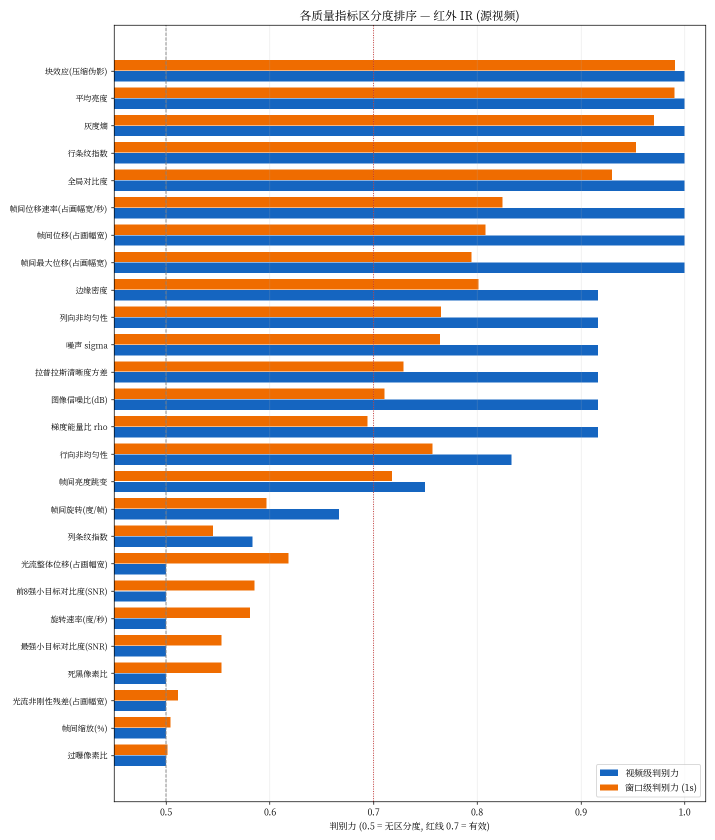
#> input picture manu/video_quality/report/chart_auc_ir.png, 1430 x 1679 px (shown at 1/2 size); its folder holds only this picture in this run
$ python -i vq_bias.py   (imports and definitions only)   (older library calls are emulated)
#> lines starting #> are read from the running program, lines starting #| are printed output that depends on the picture
### manu/video_quality/vq_metrics.py
#!/usr/bin/env python3
# Ultralytics 🚀 AGPL-3.0 License - https://ultralytics.com/license
"""Per-frame video quality metrics for good/bad UAV capture clips.

Why the normalisation matters (the two clip groups are not comparable naively):
- *Resolution* differs (640x512 IR raw vs 1920x1080 mp4) -> sharpness/noise metrics are computed on
  a canonical 640 px wide crop, motion metrics are expressed as a fraction of the frame width.
- *Frame rate* differs (60 fps vs 25 fps vs 20 fps) -> motion metrics are additionally expressed per
  second.
- *Black pillarbox borders* are present in some clips. Their hard edges dominate Laplacian / gradient
  energy and would make a bad clip look artificially sharp, so the active content box is detected and
  cropped before any metric is computed.

Every metric is stored per frame; sequence level statistics use extreme quantiles (P5 for "worst
moment" quality, P95 for "worst case" motion) instead of the mean, because a bad clip is often bad
only during part of its length.
"""

from __future__ import annotations

import argparse
import json
import subprocess
import sys
from pathlib import Path

import cv2
import numpy as np

cv2.setNumThreads(1)  # never let OpenCV fan out over nproc (rules.md §〇之四)

CANON_WIDTH = 640
FLOW_WIDTH = 320
BLACK_THRESH = 16
RAW_SUFFIXES = {".h264", ".264", ".h265", ".hevc", ".265"}

# Per-frame metric -> "higher is worse" (1) / "lower is worse" (-1) / neutral (0).
METRIC_DIRECTION = {
    "shift_frac": 1,
    "shift_frac_max": 1,
    "shift_rate": 1,
    "rot_deg": 1,
    "rot_rate": 1,
    "scale_pct": 1,
    "flow_med_frac": 1,
    "flow_resid_frac": 1,
    "lap_var": -1,
    "edge_density": -1,
    "entropy": -1,
    "noise_sigma": 1,
    "snr_db": -1,
    "grad_energy_ratio": 1,
    "row_bias": 1,
    "col_bias": 1,
    "stripe_idx_col": 1,
    "stripe_idx_row": 1,
    "blockiness": 1,
    "global_contrast": -1,
    "sat_ratio": 1,
    "dark_ratio": 1,
    "illum_jump": 1,
    "dog_snr_max": -1,
    "dog_snr_top8": -1,
    "frame_mean": 0,
}

# Which quantile of the per-frame series is the "clip level" quality number.
# Motion / instability -> worst case (P95); clarity / contrast -> worst moment (P5).
METRIC_STAT = {
    "shift_frac": "p95",
    "shift_frac_max": "max",
    "shift_rate": "p95",
    "rot_deg": "p95",
    "rot_rate": "p95",
    "scale_pct": "p95",
    "flow_med_frac": "p95",
    "flow_resid_frac": "p95",
    "lap_var": "p05",
    "edge_density": "p05",
    "entropy": "p05",
    "noise_sigma": "p95",
    "snr_db": "p05",
    "grad_energy_ratio": "p95",
    "row_bias": "p95",
    "col_bias": "p95",
    "stripe_idx_col": "p95",
    "stripe_idx_row": "p95",
    "blockiness": "p95",
    "global_contrast": "p05",
    "sat_ratio": "p95",
    "dark_ratio": "p95",
    "illum_jump": "p95",
    "dog_snr_max": "p05",
    "dog_snr_top8": "p05",
    "frame_mean": "p50",
}

METRIC_LABEL_CN = {
    "shift_frac": "帧间位移(占画幅宽)",
    "shift_frac_max": "帧间最大位移(占画幅宽)",
    "shift_rate": "帧间位移速率(占画幅宽/秒)",
    "rot_deg": "帧间旋转(度/帧)",
    "rot_rate": "旋转速率(度/秒)",
    "scale_pct": "帧间缩放(%)",
    "flow_med_frac": "光流整体位移(占画幅宽)",
    "flow_resid_frac": "光流非刚性残差(占画幅宽)",
    "lap_var": "拉普拉斯清晰度方差",
    "edge_density": "边缘密度",
    "entropy": "灰度熵",
    "noise_sigma": "噪声 sigma",
    "snr_db": "图像信噪比(dB)",
    "grad_energy_ratio": "梯度能量比 rho",
    "row_bias": "行向非均匀性",
    "col_bias": "列向非均匀性",
    "stripe_idx_col": "列条纹指数",
    "stripe_idx_row": "行条纹指数",
    "blockiness": "块效应(压缩伪影)",
    "global_contrast": "全局对比度",
    "sat_ratio": "过曝像素比",
    "dark_ratio": "死黑像素比",
    "illum_jump": "帧间亮度跳变",
    "dog_snr_max": "最强小目标对比度(SNR)",
    "dog_snr_top8": "前8强小目标对比度(SNR)",
    "frame_mean": "平均亮度",
}

# Metrics that are not stored as their own per-frame series but derived from another one.
# ``shift_frac_max`` is the reference method's ``shift_max``: the worst frame-to-frame shift of a
# window instead of its P95.  Resolving it on the fly keeps a single source of truth (the stored
# ``shift_frac`` series) and needs no re-extraction of the per-frame arrays.
METRIC_SOURCE = {"shift_frac_max": "shift_frac"}


# [83 lines left out: functions metric_array, probe_video, open_frames, detect_content_box, not called in this run]


def noise_sigma_immerkaer(frame: np.ndarray) -> float:
    """Immerkaer noise estimate on a grayscale frame."""
    mean = cv2.blur(frame, (3, 3))
    mad = cv2.absdiff(frame, mean)
    height, width = frame.shape
    denominator = 6.0 * max(1, width - 2) * max(1, height - 2)
    return float(cv2.sumElems(mad)[0] * np.sqrt(np.pi / 2.0) / denominator)


# [32 lines left out: functions stripe_index, blockiness, canonical, not called in this run]


def hanning_window(height: int, width: int) -> np.ndarray:
    """2-D Hanning window for phase correlation."""
    return np.outer(np.hanning(height), np.hanning(width)).astype(np.float32)


# [211 lines left out: functions estimate_motion, analyze_video, main, not called in this run]


# [2 lines that do not run on import are left out]

### manu/video_quality/vq_bias.py
#!/usr/bin/env python3
# Ultralytics 🚀 AGPL-3.0 License - https://ultralytics.com/license
"""Measure the scale bias that the canonical-640 normalisation introduces.

The two groups are recorded at different native resolutions, so every metric that depends on the
pixel scale (noise sigma, SNR, the gradient energy ratio rho and the Laplacian sharpness) carries a
systematic offset between the groups.  This script quantifies that offset per clip: it computes the
metric twice on the very same frames - once on the cropped frame at its native resolution and once
after the resize to the canonical analysis width - and reports the ratio.

    python manu/video_quality/vq_bias.py --clip "bad IR=/path/clip.mp4" --clip "good IR=/path/clip.h264" \
        --samples 120 --out manu/video_quality/report/resample_bias.txt

Interpretation: a ratio above 1 means the canonical width *raises* the metric.  When the bad group is
the one that gets resized, the reported group gap is therefore compressed (the bias is conservative
for "the bad clip is worse" claims) - it never hides a gap, it can only shrink one.
"""

from __future__ import annotations

import argparse
import sys
from pathlib import Path

import cv2
import numpy as np

sys.path.insert(0, str(Path(__file__).resolve().parent))
from vq_metrics import (  # noqa: E402
    CANON_WIDTH,
    canonical,
    detect_content_box,
    noise_sigma_immerkaer,
    open_frames,
    probe_video,
)

# [1 line not run here, left out]

SCALE_METRICS = ("noise_sigma", "snr_db", "grad_energy_ratio", "lap_var")


def frame_metrics(frame: np.ndarray) -> dict[str, float]:
    """The four scale-sensitive metrics, computed exactly like ``vq_metrics.analyze_video`` does."""
    gray = frame if frame.ndim == 2 else cv2.cvtColor(frame, cv2.COLOR_BGR2GRAY)
    sigma = noise_sigma_immerkaer(gray)
    mean_val = float(gray.mean()) + 1e-6
    grad_x = float(cv2.absdiff(gray[:, 1:], gray[:, :-1]).sum())
    grad_y = float(cv2.absdiff(gray[1:, :], gray[:-1, :]).sum())
    return {
        "noise_sigma": float(sigma),
        "snr_db": float(20.0 * np.log10(mean_val / (sigma + 1e-6))),
        "grad_energy_ratio": (grad_x + grad_y) / (float(gray.sum()) + 1e-6),
        "lap_var": float(cv2.Laplacian(gray, cv2.CV_64F).var()),
    }


# [58 lines left out: functions measure, main, not called in this run]


# [2 lines not run here, left out]

>>> import cv2
>>> picture = cv2.imread('report/chart_auc_ir.png')
#> picture is the input picture: shape (1679, 1430, 3); mean B, G, R 210.1, 209.7, 213.9
>>> result = frame_metrics(picture)
#> in frame_metrics, `gray = frame if frame.ndim == 2 else cv2.cvtColor(frame, cv2.COLOR_BGR..`:
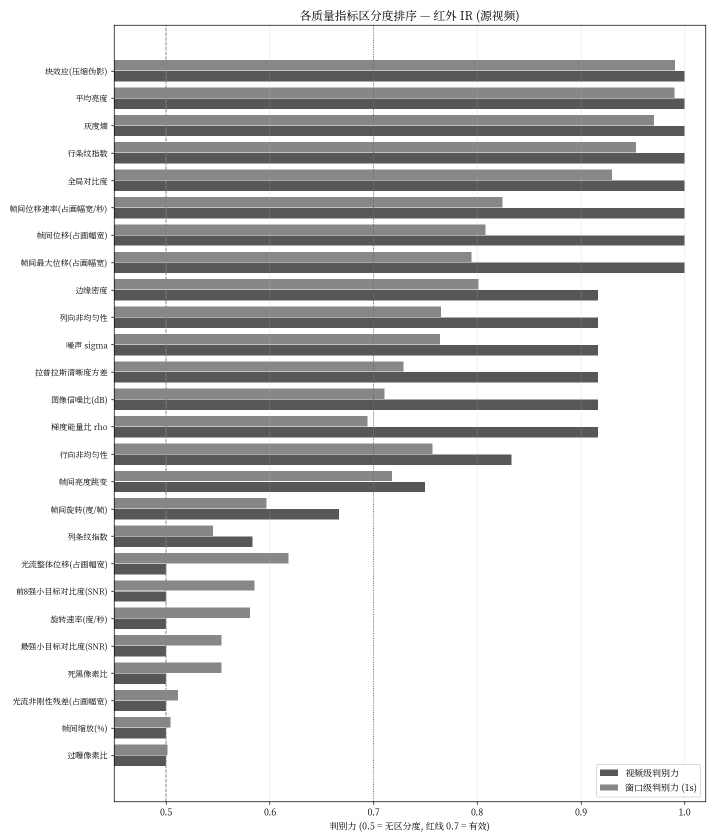
#> gray: shape (1679, 1430) (shown at 1/2 size); min 0, max 255, mean 210.9
#> in noise_sigma_immerkaer, `mad = cv2.absdiff(frame, mean)`:
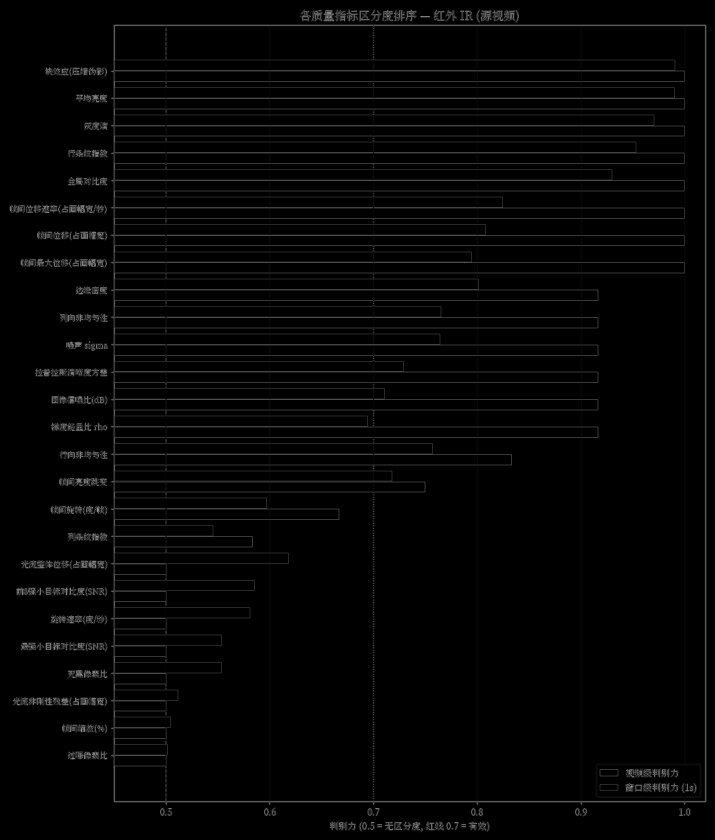
#> mad: shape (1679, 1430) (shown at 1/2 size); min 0, max 196, mean 4.8
#> in frame_metrics, `sigma = noise_sigma_immerkaer(gray)`: sigma = 1.01
#> in frame_metrics, `mean_val = float(gray.mean()) + 1e-6`: mean_val = 210.9
#> in frame_metrics, `grad_x = float(cv2.absdiff(gray[:, 1:], gray[:, :-1]).sum())`: grad_x = 5911550
#> in frame_metrics, `grad_y = float(cv2.absdiff(gray[1:, :], gray[:-1, :]).sum())`: grad_y = 14485544
#> result = {'noise_sigma': 1.01, 'snr_db': 46.41, 'grad_energy_ratio': 0.0403, 'lap_var': 3430.9}

$ run again, on manu/video_quality/report/chart_auc_osd.png
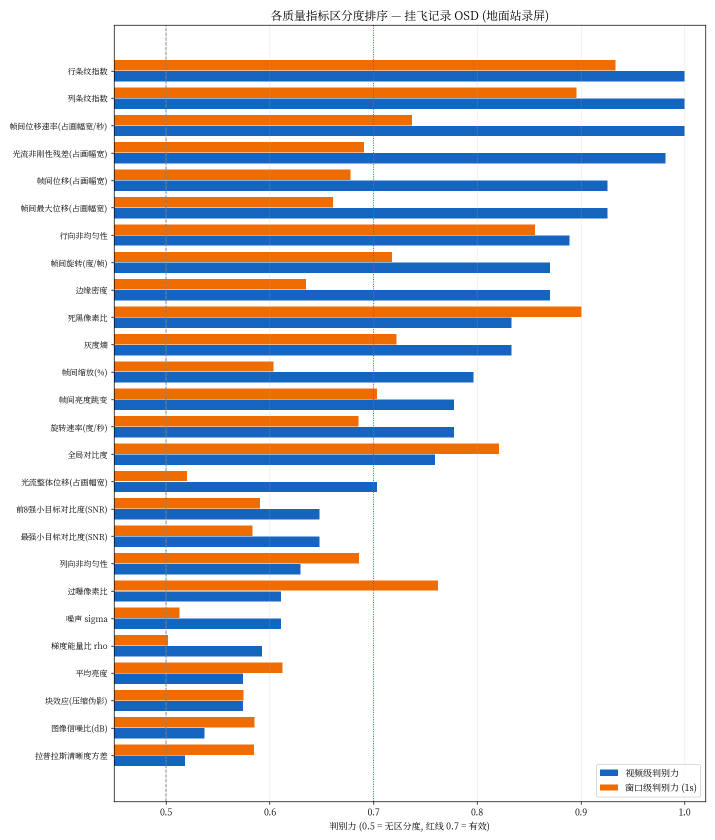
#> input picture manu/video_quality/report/chart_auc_osd.png, 1430 x 1679 px (shown at 1/2 size)
#> picture is the input picture: shape (1679, 1430, 3); mean B, G, R 215.1, 213.5, 216.1
#> in frame_metrics, `gray = frame if frame.ndim == 2 else cv2.cvtColor(frame, cv2.COLOR_BGR..`:
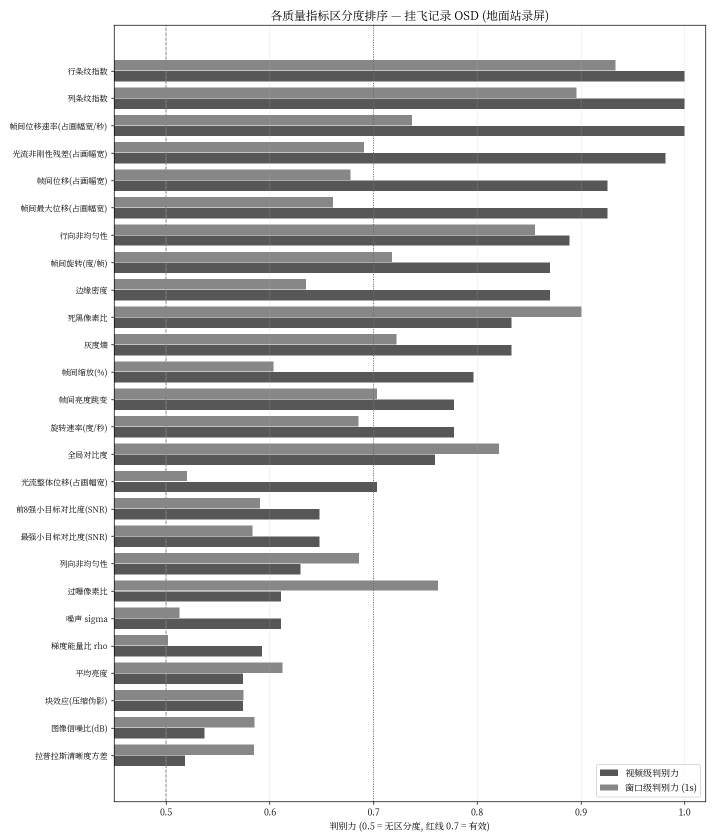
#> gray: shape (1679, 1430) (shown at 1/2 size); min 0, max 255, mean 214.4
#> in noise_sigma_immerkaer, `mad = cv2.absdiff(frame, mean)`:
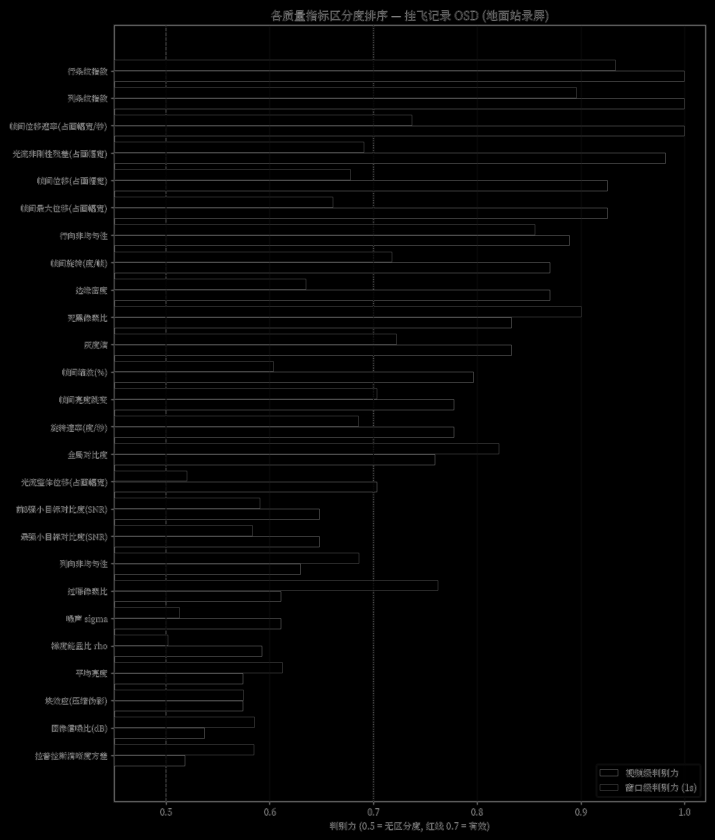
#> mad: shape (1679, 1430) (shown at 1/2 size); min 0, max 196, mean 4.6
#> sigma = 0.973
#> mean_val = 214.4
#> grad_x = 6018902
#> grad_y = 13804472
#> result = {'noise_sigma': 0.973, 'snr_db': 46.86, 'grad_energy_ratio': 0.0385, 'lap_var': 3345.3}

$ run again, on manu/video_quality/report/chart_auc_vis.png
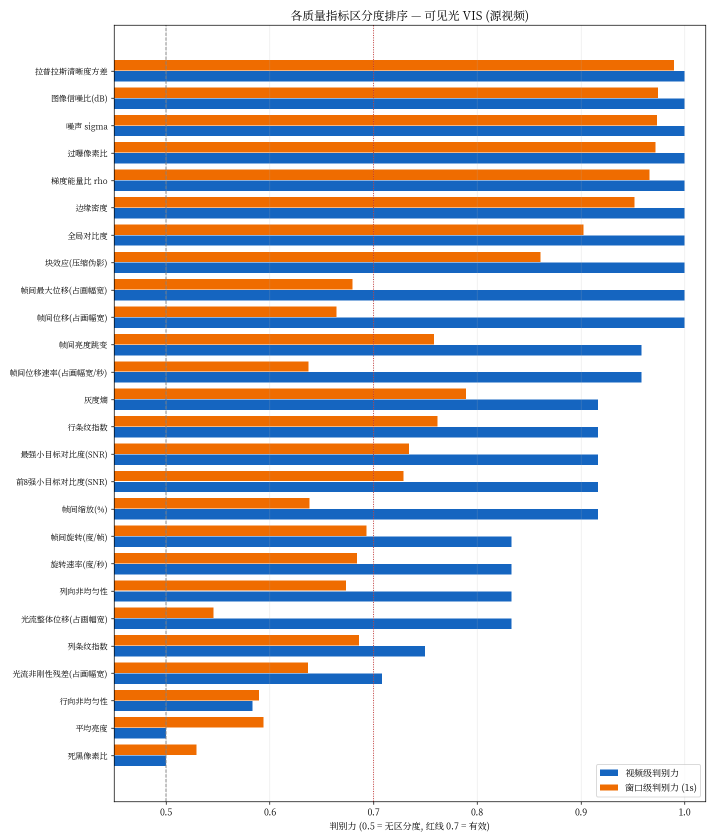
#> input picture manu/video_quality/report/chart_auc_vis.png, 1430 x 1679 px (shown at 1/2 size)
#> picture is the input picture: shape (1679, 1430, 3); mean B, G, R 203.2, 200.4, 203
#> in frame_metrics, `gray = frame if frame.ndim == 2 else cv2.cvtColor(frame, cv2.COLOR_BGR..`:
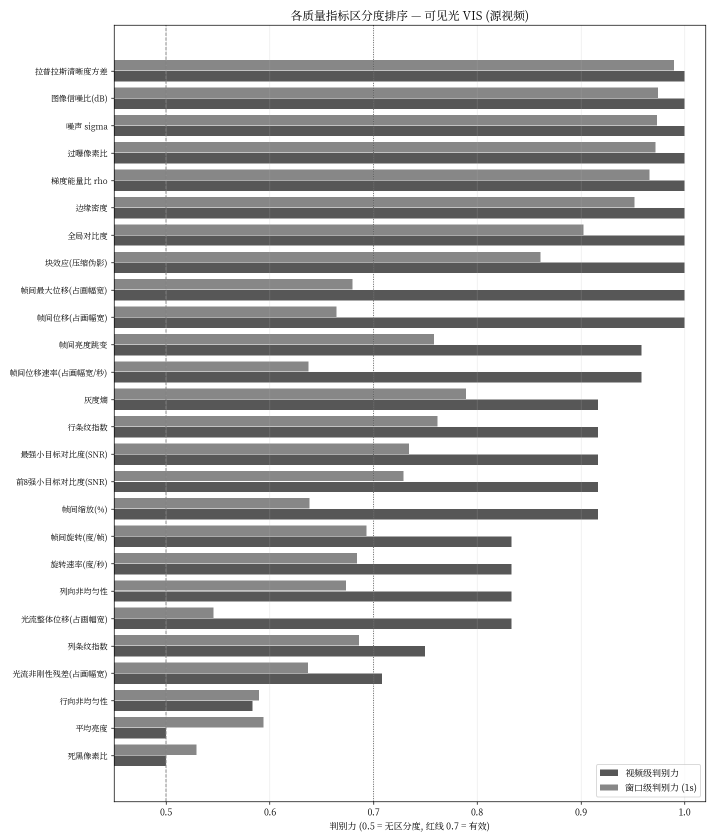
#> gray: shape (1679, 1430) (shown at 1/2 size); min 0, max 255, mean 201.4
#> in noise_sigma_immerkaer, `mad = cv2.absdiff(frame, mean)`:
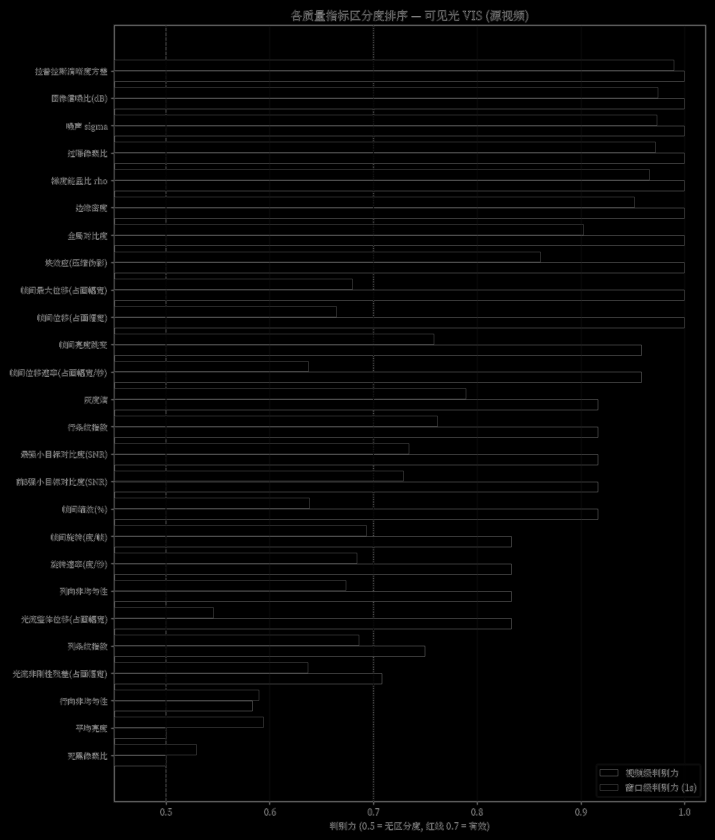
#> mad: shape (1679, 1430) (shown at 1/2 size); min 0, max 196, mean 5.4
#> sigma = 1.14
#> mean_val = 201.4
#> grad_x = 5938584
#> grad_y = 16688246
#> result = {'noise_sigma': 1.14, 'snr_db': 44.96, 'grad_energy_ratio': 0.0468, 'lap_var': 3761.7}

$ run again, on manu/video_quality/report/chart_degrade_knee_ir_blockiness.png
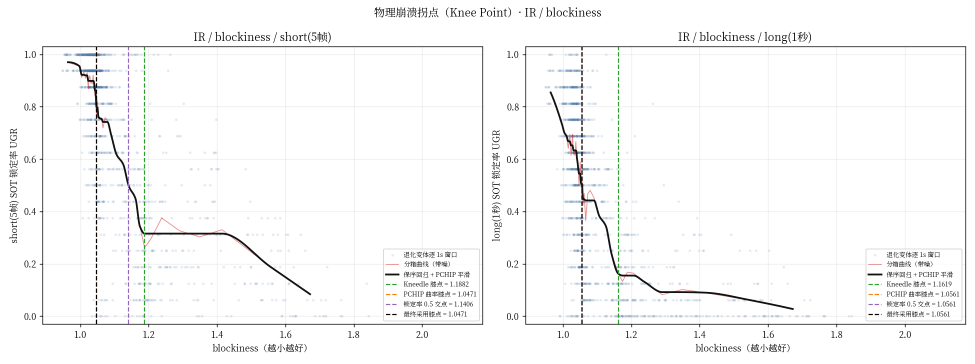
#> input picture manu/video_quality/report/chart_degrade_knee_ir_blockiness.png, 1950 x 728 px (shown at 1/2 size)
#> picture is the input picture: shape (728, 1950, 3); mean B, G, R 248.5, 248.5, 248.3
#> in noise_sigma_immerkaer, `mad = cv2.absdiff(frame, mean)`:
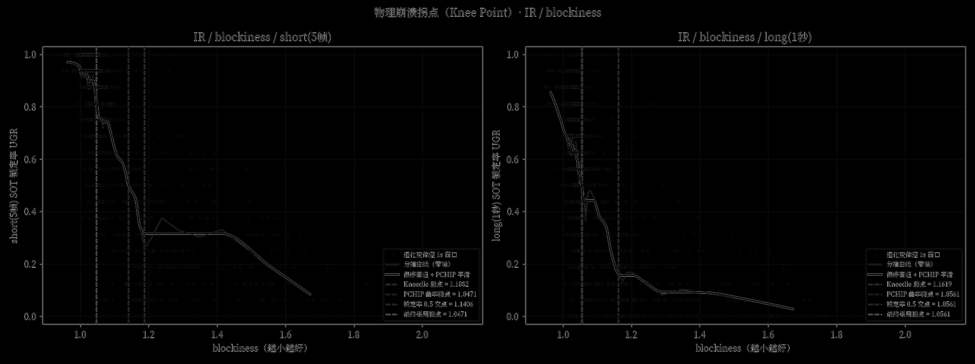
#> mad: shape (728, 1950) (shown at 1/2 size); min 0, max 198, mean 3.9
#> sigma = 0.826
#> mean_val = 248.4
#> grad_x = 5969992
#> grad_y = 6119350
#> result = {'noise_sigma': 0.826, 'snr_db': 49.57, 'grad_energy_ratio': 0.0343, 'lap_var': 3143.5}
